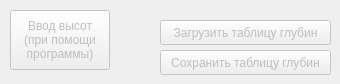
        <widget class="QWidget" name="relief_tab">
         <attribute name="title">
          <string>Рельеф</string>
         </attribute>
         <widget class="QPushButton" name="enter_heights_button">
          <property name="enabled">
           <bool>false</bool>
          </property>
          <property name="geometry">
           <rect>
            <x>10</x>
            <y>10</y>
            <width>100</width>
            <height>60</height>
           </rect>
          </property>
          <property name="minimumSize">
           <size>
            <width>100</width>
            <height>60</height>
           </size>
          </property>
          <property name="maximumSize">
           <size>
            <width>100</width>
            <height>600</height>
           </size>
          </property>
          <property name="baseSize">
           <size>
            <width>100</width>
            <height>50</height>
           </size>
          </property>
          <property name="text">
           <string>Ввод высот
(при помощи 
программы)</string>
          </property>
         </widget>
         <widget class="QPushButton" name="load_heights_from_file_button">
          <property name="enabled">
           <bool>false</bool>
          </property>
          <property name="geometry">
           <rect>
            <x>160</x>
            <y>20</y>
            <width>171</width>
            <height>25</height>
           </rect>
          </property>
          <property name="text">
           <string>Загрузить таблицу глубин</string>
          </property>
         </widget>
         <widget class="QPushButton" name="save_heights_button">
          <property name="enabled">
           <bool>false</bool>
          </property>
          <property name="geometry">
           <rect>
            <x>160</x>
            <y>50</y>
            <width>171</width>
            <height>25</height>
           </rect>
          </property>
          <property name="text">
           <string>Сохранить таблицу глубин</string>
          </property>
         </widget>
        </widget>
